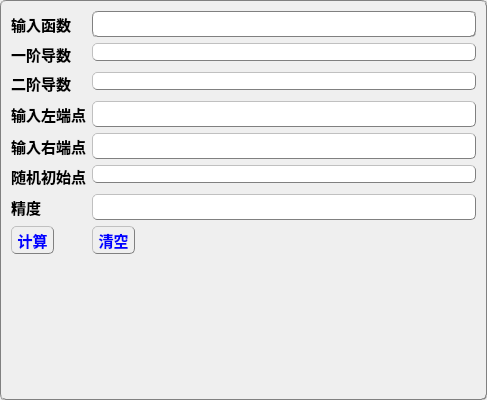
<?xml version="1.0" encoding="UTF-8"?>
<ui version="4.0">
 <class>AlgorithmDialogClass</class>
 <widget class="QMainWindow" name="AlgorithmDialogClass">
  <property name="geometry">
   <rect>
    <x>0</x>
    <y>0</y>
    <width>487</width>
    <height>400</height>
   </rect>
  </property>
  <property name="windowTitle">
   <string>AlgorithmDialog</string>
  </property>
  <property name="styleSheet">
   <string notr="true">#AlgorithmDialogClass{
background-image: url(:/image/r1.jpg);
border-radius:5px;
border:1px groove gray;
}

</string>
  </property>
  <widget class="QWidget" name="centralWidget">
   <layout class="QVBoxLayout" name="verticalLayout">
    <item>
     <layout class="QFormLayout" name="formLayout">
      <item row="0" column="0">
       <widget class="QLabel" name="label">
        <property name="font">
         <font>
          <family>MS Serif</family>
          <pointsize>11</pointsize>
          <weight>75</weight>
          <bold>true</bold>
         </font>
        </property>
        <property name="text">
         <string>输入函数</string>
        </property>
       </widget>
      </item>
      <item row="0" column="1">
       <widget class="QLineEdit" name="lineEdit">
        <property name="font">
         <font>
          <family>MS Serif</family>
          <pointsize>11</pointsize>
          <weight>75</weight>
          <bold>true</bold>
         </font>
        </property>
        <property name="autoFillBackground">
         <bool>false</bool>
        </property>
        <property name="styleSheet">
         <string notr="true">border-radius:5px;
border:1px groove gray</string>
        </property>
        <property name="maxLength">
         <number>65536</number>
        </property>
       </widget>
      </item>
      <item row="1" column="0">
       <widget class="QLabel" name="label_2">
        <property name="font">
         <font>
          <family>MS Serif</family>
          <pointsize>11</pointsize>
          <weight>75</weight>
          <bold>true</bold>
         </font>
        </property>
        <property name="text">
         <string>一阶导数</string>
        </property>
       </widget>
      </item>
      <item row="1" column="1">
       <widget class="QLineEdit" name="lineEdit_2">
        <property name="styleSheet">
         <string notr="true">border-radius:5px;
border:1px groove gray;
border-style: outset;</string>
        </property>
        <property name="readOnly">
         <bool>true</bool>
        </property>
       </widget>
      </item>
      <item row="2" column="0">
       <widget class="QLabel" name="label_3">
        <property name="font">
         <font>
          <family>MS Serif</family>
          <pointsize>11</pointsize>
          <weight>75</weight>
          <bold>true</bold>
         </font>
        </property>
        <property name="text">
         <string>二阶导数</string>
        </property>
       </widget>
      </item>
      <item row="7" column="0">
       <widget class="QToolButton" name="btnCalculate">
        <property name="font">
         <font>
          <family>MS Serif</family>
          <pointsize>11</pointsize>
          <weight>75</weight>
          <bold>true</bold>
         </font>
        </property>
        <property name="styleSheet">
         <string notr="true">QToolButton{
color:blue;
border-radius:5px;
border:1px groove gray;
border-style: outset
}</string>
        </property>
        <property name="text">
         <string>计算</string>
        </property>
       </widget>
      </item>
      <item row="7" column="1">
       <widget class="QToolButton" name="buttonClear">
        <property name="font">
         <font>
          <family>MS Serif</family>
          <pointsize>11</pointsize>
          <weight>75</weight>
          <bold>true</bold>
         </font>
        </property>
        <property name="styleSheet">
         <string notr="true">QToolButton{
color:blue;
border-radius:5px;
border:1px groove gray;
border-style:outset

}</string>
        </property>
        <property name="text">
         <string>清空</string>
        </property>
       </widget>
      </item>
      <item row="2" column="1">
       <widget class="QLineEdit" name="lineEdit_3">
        <property name="styleSheet">
         <string notr="true">border-radius:5px;
border:1px groove gray;
border-style: outset;</string>
        </property>
        <property name="readOnly">
         <bool>true</bool>
        </property>
       </widget>
      </item>
      <item row="3" column="0">
       <widget class="QLabel" name="labelLeft">
        <property name="font">
         <font>
          <family>MS Serif</family>
          <pointsize>11</pointsize>
          <weight>75</weight>
          <bold>true</bold>
         </font>
        </property>
        <property name="text">
         <string>输入左端点</string>
        </property>
       </widget>
      </item>
      <item row="3" column="1">
       <widget class="QLineEdit" name="lineTextLeft">
        <property name="font">
         <font>
          <family>MS Serif</family>
          <pointsize>11</pointsize>
         </font>
        </property>
        <property name="styleSheet">
         <string notr="true">border-radius:5px;
border:1px groove gray;
border-style: outset;</string>
        </property>
       </widget>
      </item>
      <item row="4" column="0">
       <widget class="QLabel" name="labelRight">
        <property name="font">
         <font>
          <family>MS Serif</family>
          <pointsize>11</pointsize>
          <weight>75</weight>
          <bold>true</bold>
         </font>
        </property>
        <property name="text">
         <string>输入右端点</string>
        </property>
       </widget>
      </item>
      <item row="4" column="1">
       <widget class="QLineEdit" name="lineTextRight">
        <property name="font">
         <font>
          <family>MS Serif</family>
          <pointsize>11</pointsize>
         </font>
        </property>
        <property name="styleSheet">
         <string notr="true">border-radius:5px;
border:1px groove gray;
border-style: outset;</string>
        </property>
       </widget>
      </item>
      <item row="6" column="0">
       <widget class="QLabel" name="labelAcc">
        <property name="font">
         <font>
          <family>MS Serif</family>
          <pointsize>11</pointsize>
          <weight>75</weight>
          <bold>true</bold>
         </font>
        </property>
        <property name="text">
         <string>精度</string>
        </property>
       </widget>
      </item>
      <item row="6" column="1">
       <widget class="QLineEdit" name="lineTextAccuracy">
        <property name="font">
         <font>
          <family>MS Serif</family>
          <pointsize>11</pointsize>
          <weight>75</weight>
          <bold>true</bold>
         </font>
        </property>
        <property name="styleSheet">
         <string notr="true">border-radius:5px;
border:1px groove gray;
border-style: outset;</string>
        </property>
       </widget>
      </item>
      <item row="5" column="0">
       <widget class="QLabel" name="labelInitPoint">
        <property name="font">
         <font>
          <family>MS Serif</family>
          <pointsize>11</pointsize>
          <weight>75</weight>
          <bold>true</bold>
         </font>
        </property>
        <property name="text">
         <string>随机初始点</string>
        </property>
       </widget>
      </item>
      <item row="5" column="1">
       <widget class="QLineEdit" name="lineEditInitPoint">
        <property name="styleSheet">
         <string notr="true">border-radius:5px;
border:1px groove gray;
border-style: outset;</string>
        </property>
       </widget>
      </item>
     </layout>
    </item>
   </layout>
  </widget>
 </widget>
 <layoutdefault spacing="6" margin="11"/>
 <resources>
  <include location="Resource.qrc"/>
 </resources>
 <connections/>
</ui>
